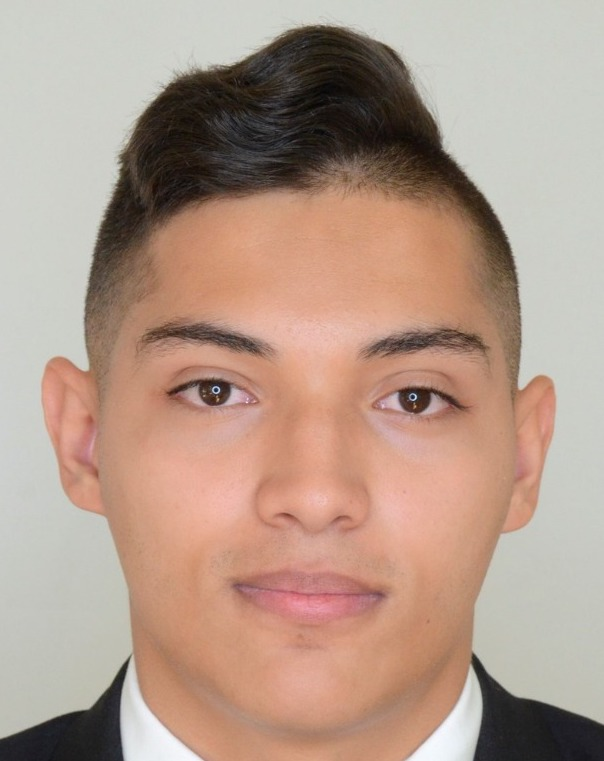
%> input picture D2.jpeg, 604 x 761 px
$ octave punto7.m   (GNU Octave 9; MATLAB toolbox functions it lacks are replaced by stand-ins)
%> lines starting %> are read from the running program, lines starting %| are printed output that depends on the picture

% leer imagen, pasarla a escala de grises y reescalarla a 500 x 500
foto = imread('D2.jpeg');
%> foto is the input picture: size 761x604x3 uint8; mean R, G, B 179.8, 154.1, 139.3
foto_b_w = rgb2gray(foto);
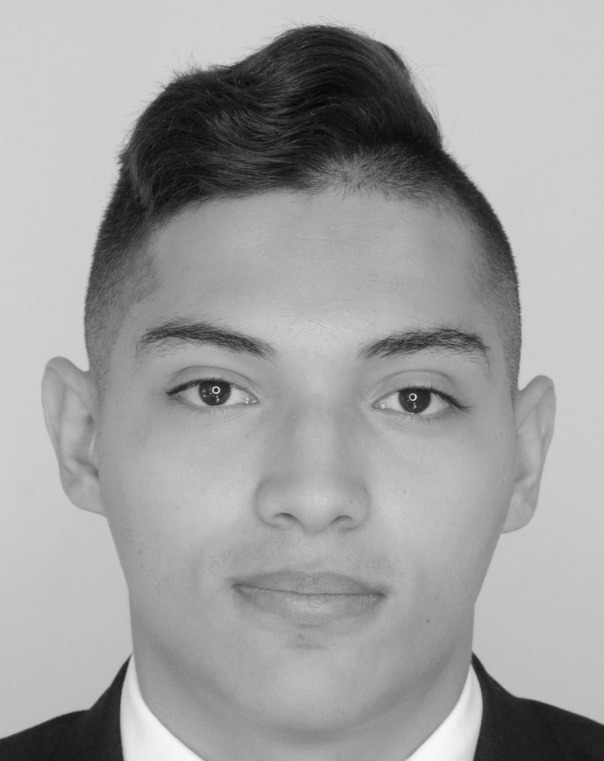
%> foto_b_w: size 761x604 uint8; min 4, max 249, mean 160.1
A = imresize(foto_b_w, [500 500]);
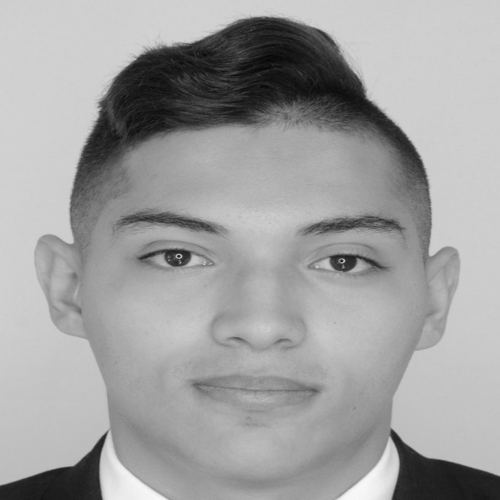
%> A: size 500x500 uint8; min 6, max 248, mean 160.1

% imagen original
figure
imshow(A)

% descomposicion en valores singulares
[U, S, V] = svd(double(A));

for i=1:10:50
    % representar la foto con el mayor valor singular hasta el
    % i-esimo valor singular
    X = U(:, 1:i) * S(1:i, 1:i) * V(:, 1:i)';
    figure
    imshow(uint8(X));
end
%> this loop made 5 passes
%> pass 1, `imshow(uint8(X));`:
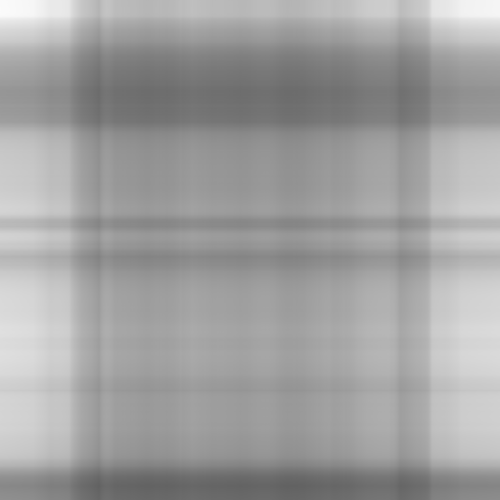
%> displayed picture: size 500x500, on the screen's scale of 0 to 255; min 98, max 251, mean 160.2
%> pass 2, `imshow(uint8(X));`:
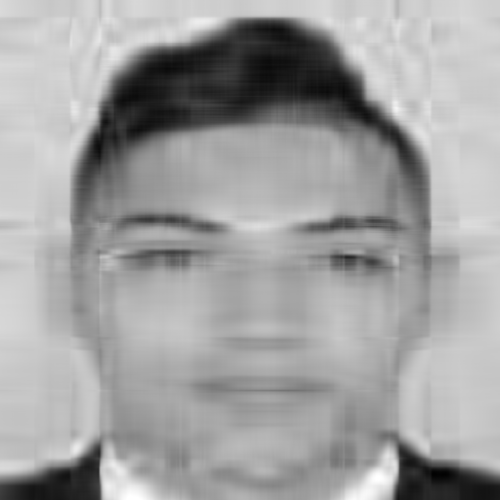
%> displayed picture: size 500x500, on the screen's scale of 0 to 255; min 2, max 255, mean 160.1

% Conclusion: Con los primeros 20 valores singulares se puede llegar a
% distinguir a la persona de la foto, pero se puede decir que usando los
% 50 primeros valores singulares se consigue una foto con un corte optimo,
% ya que se puede apreciar mas detalles de la foto.
